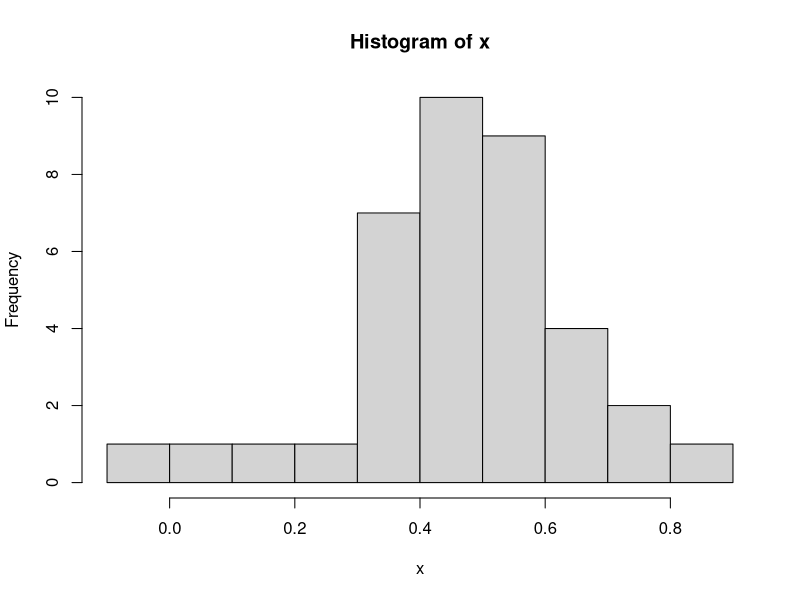
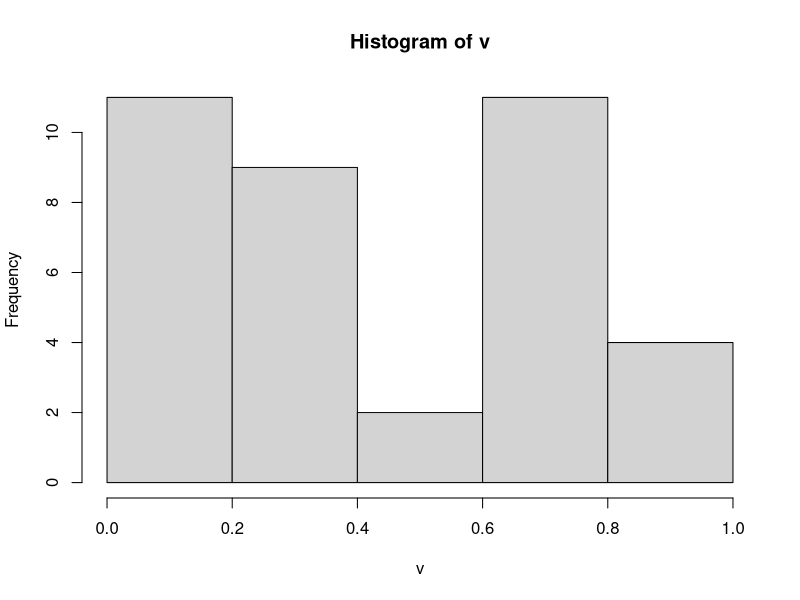
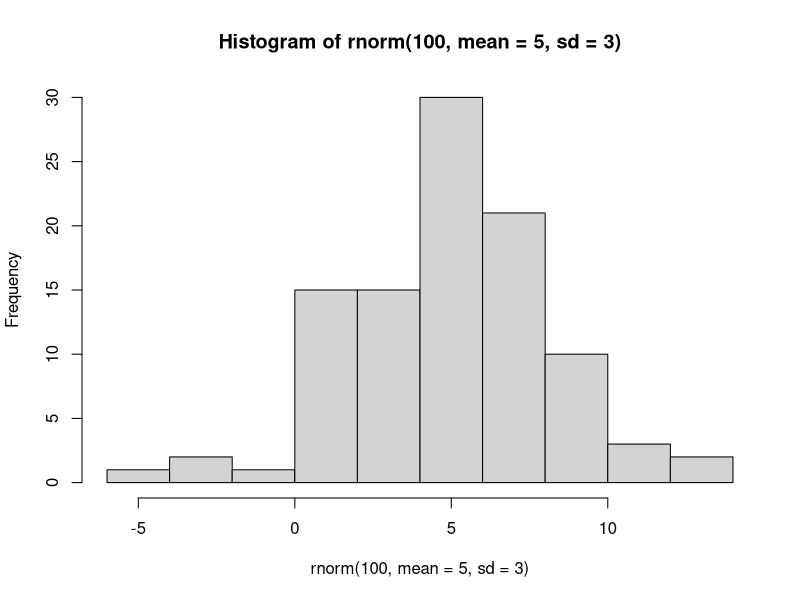

Write the R code that produced these figures, in order. (Note: this script raises an error after producing the figures.)
v = c(0	,
      0.02	,
      0.03	,
      0.04	,
      0.05	,
      0.08	,
      0.09	,
      0.1	,
      0.12	,
      0.13	,
      0.19	,
      0.23	,
      0.24	,
      0.31	,
      0.32	,
      0.34	,
      0.35	,
      0.36	,
      0.37	,
      0.38	,
      0.42	,
      0.45	,
      0.63	,
      0.64	,
      0.65	,
      0.66	,
      0.68	,
      0.7	,
      0.73	,
      0.74	,
      0.76	,
      0.77	,
      0.8	,
      0.82	,
      0.85	,
      0.9	,
      0.99	)


x = rnorm(37, mean=0.5, sd=0.19)
x

hist(x)
hist(v)
ks.test(v,x)
   
# desviacion estandar y su media
media = mean(v)
desv = sd(v)
#otros metodos
ks.test(v, "pnorm", mean(v), sd(v))
#anderson darling
hist(rnorm(100, mean = 5, sd = 3))
ad.test(rnorm(100, mean = 5, sd = 3))
ad.test(runif(100, min = 2, max = 4))

# graficos para ver sus cuartiles
# https://www.youtube.com/watch?v=Gc07ErVWXTQ 
#En este video tiene bastantes pruebas de normalidad
qqnorm(v)
qqline(v, col=2)
